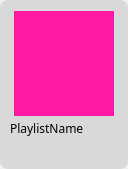
<?xml version="1.0" encoding="UTF-8"?>
<ui version="4.0">
 <class>Form</class>
 <widget class="QWidget" name="Form">
  <property name="geometry">
   <rect>
    <x>0</x>
    <y>0</y>
    <width>128</width>
    <height>169</height>
   </rect>
  </property>
  <property name="windowTitle">
   <string>Form</string>
  </property>
  <widget class="QLabel" name="_playlistBackColor">
   <property name="geometry">
    <rect>
     <x>0</x>
     <y>0</y>
     <width>128</width>
     <height>169</height>
    </rect>
   </property>
   <property name="styleSheet">
    <string notr="true">
border-radius: 8px;
background-color: rgb(217, 217, 217);</string>
   </property>
   <property name="text">
    <string/>
   </property>
  </widget>
  <widget class="QLabel" name="_playlistImage">
   <property name="geometry">
    <rect>
     <x>14</x>
     <y>11</y>
     <width>100</width>
     <height>105</height>
    </rect>
   </property>
   <property name="styleSheet">
    <string notr="true">background-color: rgb(255, 25, 163);</string>
   </property>
   <property name="text">
    <string/>
   </property>
  </widget>
  <widget class="QLabel" name="_playlistName">
   <property name="geometry">
    <rect>
     <x>10</x>
     <y>120</y>
     <width>101</width>
     <height>16</height>
    </rect>
   </property>
   <property name="font">
    <font>
     <family>Segoe UI Semibold</family>
     <italic>false</italic>
     <bold>false</bold>
     <kerning>true</kerning>
    </font>
   </property>
   <property name="text">
    <string>PlaylistName</string>
   </property>
  </widget>
 </widget>
 <resources/>
 <connections/>
</ui>
